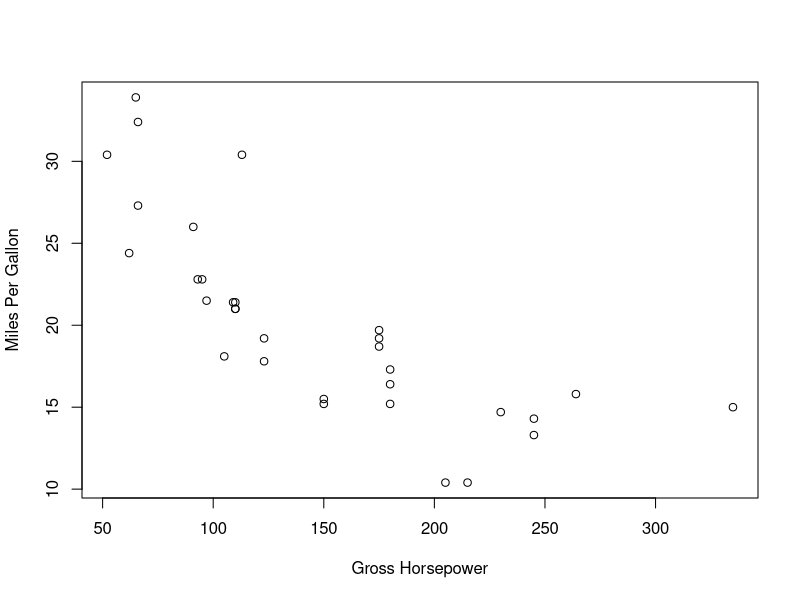
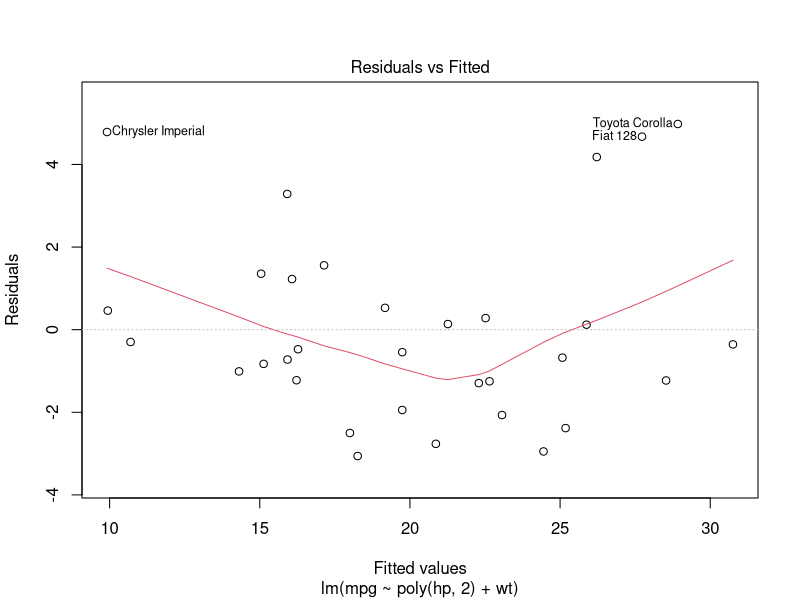
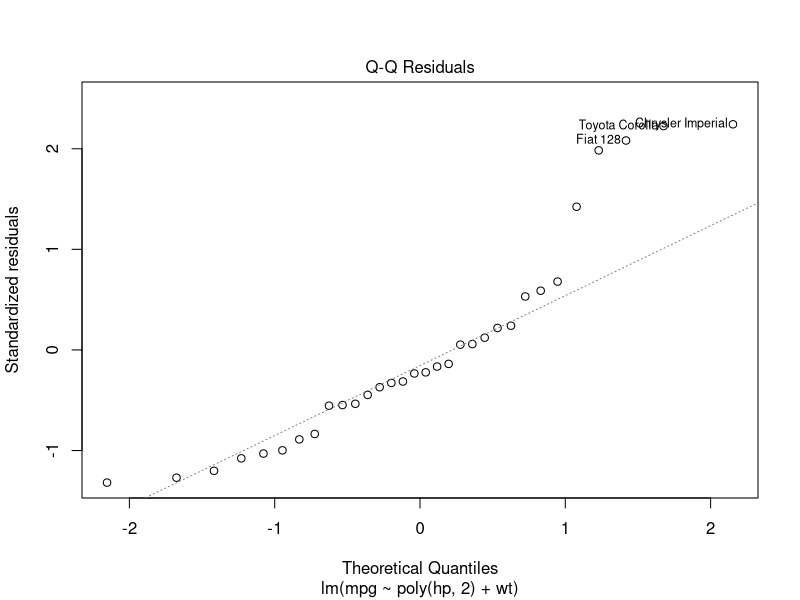
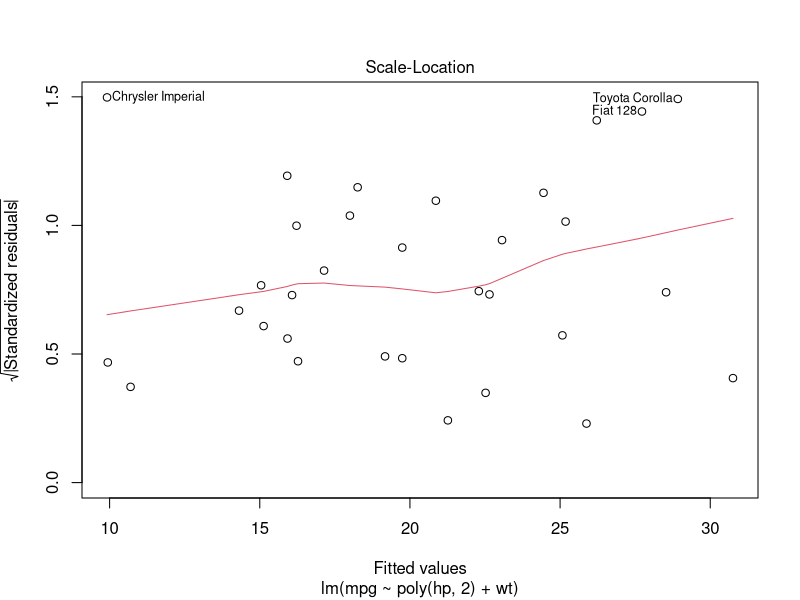
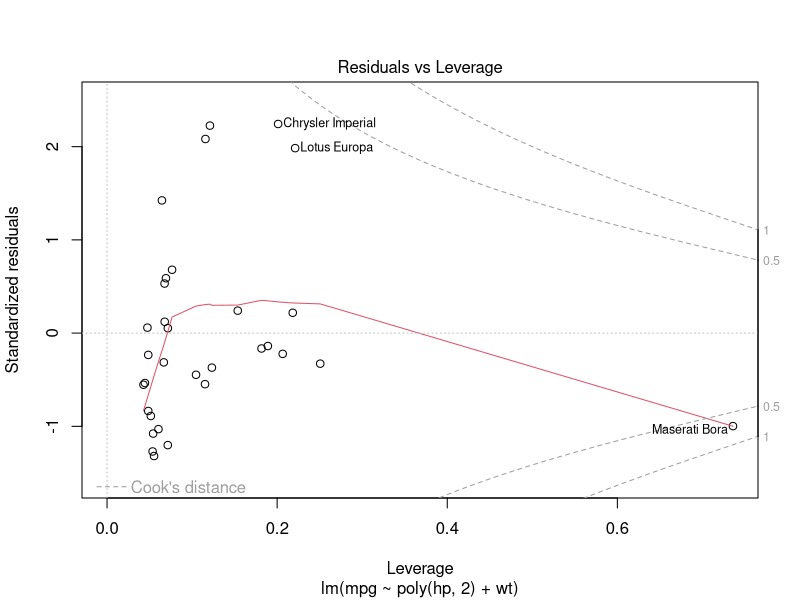
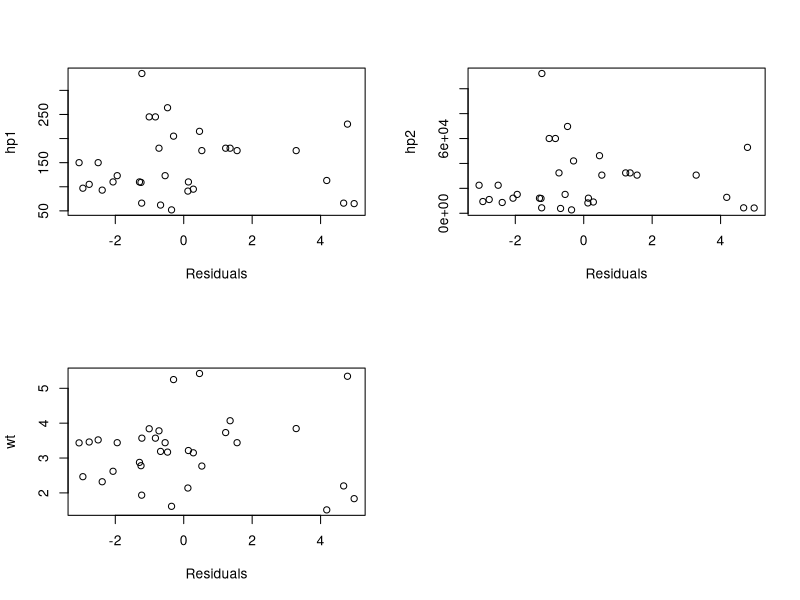
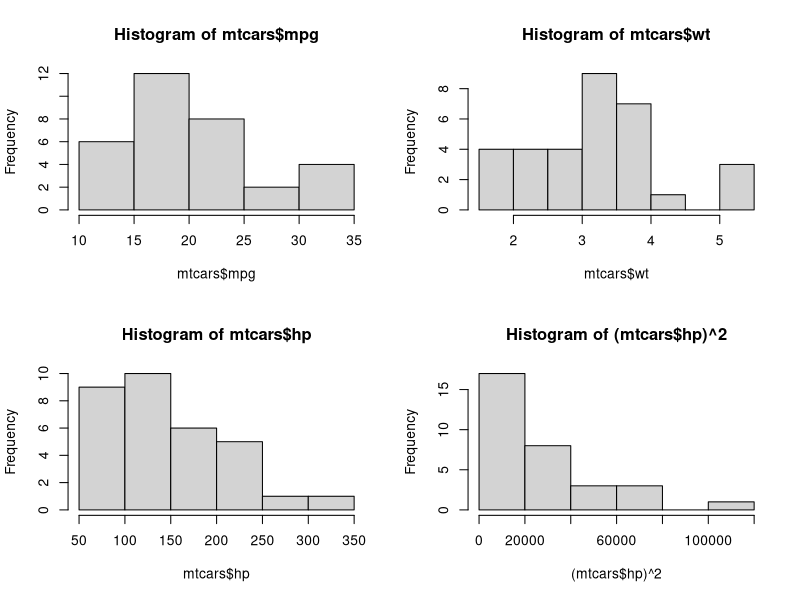

Generate these figures, in order, with R:
data(mtcars) #load dataset

# Try to use weight to predict horsepower
plot(mtcars$hp, mtcars$mpg, xlab="Gross Horsepower", ylab="Miles Per Gallon")
mod1 <- lm(mpg ~ hp, data = mtcars)
summary(mod1)
mod2 <- lm(mpg ~ poly(hp,2), data=mtcars)
summary(mod2)

# Full model predicting mpg
fullmodel <- lm(mpg ~ cyl + disp + poly(hp,2) + drat + wt + qsec + vs + am + gear + carb, data = mtcars)
summary(fullmodel)

# Remove cyl
newmod1 <- lm(mpg ~ disp + poly(hp,2) + drat + wt + qsec + vs + am + gear + carb, data = mtcars)
summary(newmod1)

#Remove vs
newmod2 <- lm(mpg ~ disp + poly(hp,2) + drat + wt + qsec + am + gear + carb, data = mtcars)
summary(newmod2)

#Remove drat
newmod3 <- lm(mpg ~ disp + poly(hp,2) + wt + qsec + am + gear + carb, data = mtcars)
summary(newmod3)

#Remove carb
newmod4 <- lm(mpg ~ disp + poly(hp,2) + wt + qsec + am + gear, data = mtcars)
summary(newmod4)

#Remove gear
newmod5 <- lm(mpg ~ disp + poly(hp,2) + wt + qsec + am, data = mtcars)
summary(newmod5)

#Remove disp
newmod6 <- lm(mpg ~ poly(hp,2) + wt + qsec + am, data = mtcars)
summary(newmod6)

#Remove qsec
newmod7 <- lm(mpg ~ poly(hp,2) + wt + am, data = mtcars)
summary(newmod7)

#Remove am
newmod8 <- lm(mpg ~ poly(hp,2) + wt, data = mtcars)
summary(newmod8)
plot(newmod8)

#plot residuals versus each predictor 
par(mfrow=c(2,2))
plot(newmod8$residuals, mtcars$hp, xlab="Residuals", ylab="hp1")
plot(newmod8$residuals, (mtcars$hp)^2, xlab="Residuals", ylab="hp2")
plot(newmod8$residuals, mtcars$wt, xlab="Residuals", ylab="wt")

#histograms of each predictor and the outcome
par(mfrow=c(2,2))
hist(mtcars$mpg)
hist(mtcars$wt)
hist(mtcars$hp)
hist((mtcars$hp)^2)